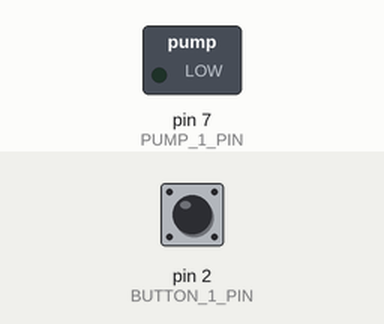
Recording of a sketch running on a simulated Arduino Uno, built with avr-gcc and run on an emulated ATmega328P. On the bench: switched loads named in the sketch (green lamp = pin HIGH). The inputs (shaded band) are chosen by the test bench; at power-on: pin 2 (BUTTON_1_PIN) LOW.

Above: at 1.2 s.
1.3 s: pin 2 (BUTTON_1_PIN) pulled HIGH for 3.2 s
At 2.0 s:
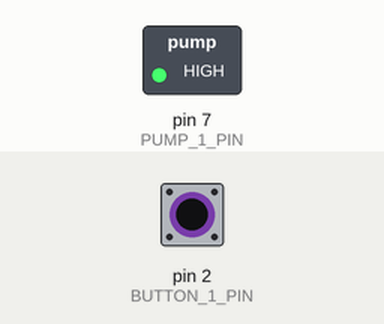
7.5 s: pin 2 (BUTTON_1_PIN) pulled HIGH for 0.15 s
At 10.4 s:
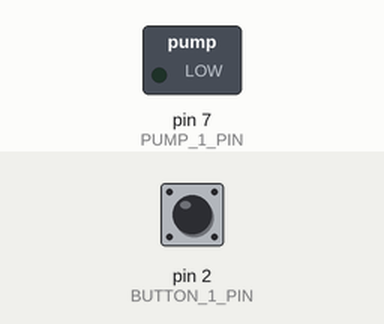
10.6 s: pin 2 (BUTTON_1_PIN) pulled HIGH for 1 s
At 11.4 s:
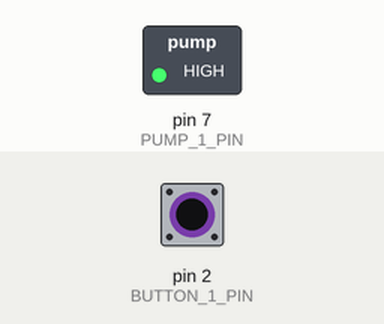
Timing chart, 0 to 14.6 s (numbered marks = the images above; inputs shaded):
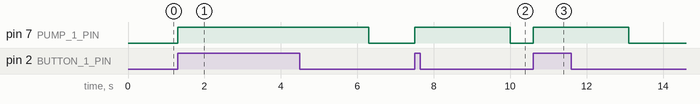

The sketch:

shotBot.ino
```cpp
#define PUMP_1_PIN 7
#define BUTTON_1_PIN 2
#define PUMP_1_TIME 2500
#define LED_PIN 13

void setup() {
  pinMode(PUMP_1_PIN, OUTPUT);
  pinMode(LED_PIN, INPUT);
  pinMode(BUTTON_1_PIN, INPUT);
}

void loop() {
  if(digitalRead(BUTTON_1_PIN) == HIGH) {
     digitalWrite(LED_PIN, HIGH);     //turn pin on
     digitalWrite(PUMP_1_PIN, HIGH); //turn pump 1 on
     delay(PUMP_1_TIME);             //wait PUMP_1_TIME milliseconds
     digitalWrite(PUMP_1_PIN, LOW);  //turn pump 1 off
     digitalWrite(LED_PIN, LOW);     // turn led off
  }
}
```

Measured:
- after the input at 1.3 s, pin 7 (PUMP_1_PIN): LOW → HIGH at once, → LOW 5.0 s later
- after the input at 7.5 s, pin 7 (PUMP_1_PIN): LOW → HIGH at once, → LOW 2.5 s later
- after the input at 10.6 s, pin 7 (PUMP_1_PIN): LOW → HIGH at once, → LOW 2.5 s later
